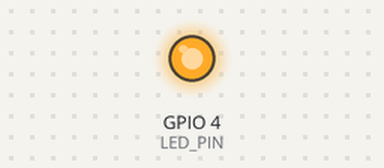
This sketch was run on a simulated ESP32. Parts: output pins drawn as LEDs (lit = HIGH). The camera gives no picture; what the sketch prints to the serial monitor is not drawn.

Above: at 0.4 s.
At 0.8 s:
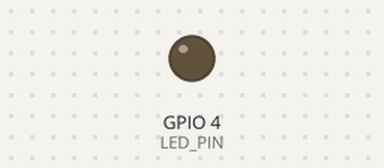
Timing chart, 0 to 2.3 s (numbered marks = the images above):
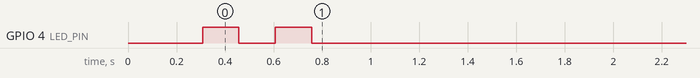

The sketch:

esp32cam.ino
```cpp
/*
 * AI 지팡이 — ESP32-CAM 카메라 서버
 *
 * 역할: 지팡이에 부착된 카메라로 사진을 찍어
 *       WiFi로 스마트폰 앱에 전송
 *
 * 하드웨어: AI-Thinker ESP32-CAM 모듈
 *   - 내장 OV2640 카메라 (2MP)
 *   - WiFi 2.4GHz
 *   - 크기: 27mm × 40mm
 *   - 가격: 약 8,000~12,000원
 *
 * 동작:
 *   1. ESP32-CAM이 WiFi 핫스팟(AP)을 만듦
 *   2. 폰이 그 WiFi에 접속
 *   3. 앱이 http://192.168.4.1/capture 호출 → JPEG 이미지 받음
 *   4. 앱에서 ML Kit로 물체 인식 → TTS 출력
 *
 * 업로드 방법:
 *   Arduino IDE → 보드: "AI Thinker ESP32-CAM"
 *   업로드 시 GPIO0을 GND에 연결 → 업로드 후 분리
 */

#include "esp_camera.h"
#include <WiFi.h>
#include "esp_http_server.h"

// ── WiFi 핫스팟 설정 ─────────────────────────────────────
#define WIFI_SSID "BlindCane_Cam"
#define WIFI_PASS "blindcane123"

// ── AI-Thinker ESP32-CAM 핀 맵 (변경 금지) ───────────────
#define PWDN_GPIO_NUM   32
#define RESET_GPIO_NUM  -1
#define XCLK_GPIO_NUM    0
#define SIOD_GPIO_NUM   26
#define SIOC_GPIO_NUM   27
#define Y9_GPIO_NUM     35
#define Y8_GPIO_NUM     34
#define Y7_GPIO_NUM     39
#define Y6_GPIO_NUM     36
#define Y5_GPIO_NUM     21
#define Y4_GPIO_NUM     19
#define Y3_GPIO_NUM     18
#define Y2_GPIO_NUM      5
#define VSYNC_GPIO_NUM  25
#define HREF_GPIO_NUM   23
#define PCLK_GPIO_NUM   22

// ── 내장 LED (플래시) ─────────────────────────────────────
#define LED_PIN          4

httpd_handle_t server = NULL;

// ── /capture 요청 처리 → 현재 프레임 JPEG 반환 ────────────
static esp_err_t capture_handler(httpd_req_t *req) {
  camera_fb_t *fb = esp_camera_fb_get();
  if (!fb) {
    httpd_resp_send_500(req);
    return ESP_FAIL;
  }

  httpd_resp_set_type(req, "image/jpeg");
  httpd_resp_set_hdr(req, "Access-Control-Allow-Origin", "*");
  esp_err_t res = httpd_resp_send(req, (const char *)fb->buf, fb->len);
  esp_camera_fb_return(fb);
  return res;
}

// ── /status 요청 처리 → 간단한 상태 확인용 ────────────────
static esp_err_t status_handler(httpd_req_t *req) {
  httpd_resp_set_type(req, "text/plain");
  httpd_resp_sendstr(req, "OK");
  return ESP_OK;
}

// ── HTTP 서버 시작 ────────────────────────────────────────
void startHTTPServer() {
  httpd_config_t config = HTTPD_DEFAULT_CONFIG();
  config.server_port = 80;

  httpd_uri_t capture_uri = {
    .uri     = "/capture",
    .method  = HTTP_GET,
    .handler = capture_handler,
    .user_ctx = NULL
  };
  httpd_uri_t status_uri = {
    .uri     = "/status",
    .method  = HTTP_GET,
    .handler = status_handler,
    .user_ctx = NULL
  };

  if (httpd_start(&server, &config) == ESP_OK) {
    httpd_register_uri_handler(server, &capture_uri);
    httpd_register_uri_handler(server, &status_uri);
    Serial.println("[HTTP] 서버 시작: http://192.168.4.1/capture");
  }
}

// ── 카메라 초기화 ─────────────────────────────────────────
bool initCamera() {
  camera_config_t config;
  config.ledc_channel  = LEDC_CHANNEL_0;
  config.ledc_timer    = LEDC_TIMER_0;
  config.pin_d0        = Y2_GPIO_NUM;
  config.pin_d1        = Y3_GPIO_NUM;
  config.pin_d2        = Y4_GPIO_NUM;
  config.pin_d3        = Y5_GPIO_NUM;
  config.pin_d4        = Y6_GPIO_NUM;
  config.pin_d5        = Y7_GPIO_NUM;
  config.pin_d6        = Y8_GPIO_NUM;
  config.pin_d7        = Y9_GPIO_NUM;
  config.pin_xclk      = XCLK_GPIO_NUM;
  config.pin_pclk      = PCLK_GPIO_NUM;
  config.pin_vsync     = VSYNC_GPIO_NUM;
  config.pin_href      = HREF_GPIO_NUM;
  config.pin_sscb_sda  = SIOD_GPIO_NUM;
  config.pin_sscb_scl  = SIOC_GPIO_NUM;
  config.pin_pwdn      = PWDN_GPIO_NUM;
  config.pin_reset     = RESET_GPIO_NUM;
  config.xclk_freq_hz  = 20000000;
  config.pixel_format  = PIXFORMAT_JPEG;
  config.frame_size    = FRAMESIZE_VGA; // 640×480 (품질 vs 속도 균형)
  config.jpeg_quality  = 12;            // 낮을수록 고화질 (10~15 권장)
  config.fb_count      = 2;

  esp_err_t err = esp_camera_init(&config);
  if (err != ESP_OK) {
    Serial.printf("[CAM] 초기화 실패: 0x%x\n", err);
    return false;
  }

  // 이미지 밝기/대비 조정 (실내 환경 최적화)
  sensor_t *s = esp_camera_sensor_get();
  s->set_brightness(s, 1);   // -2~2
  s->set_contrast(s, 1);     // -2~2
  s->set_saturation(s, 0);
  s->set_whitebal(s, 1);     // 자동 화이트밸런스
  s->set_exposure_ctrl(s, 1);// 자동 노출

  Serial.println("[CAM] 초기화 완료");
  return true;
}

// ─────────────────────────────────────────────────────────
void setup() {
  Serial.begin(115200);
  Serial.println("\n[BOOT] AI 지팡이 카메라 모듈 시작");

  pinMode(LED_PIN, OUTPUT);
  digitalWrite(LED_PIN, LOW); // 플래시 OFF

  // 카메라 초기화
  if (!initCamera()) {
    Serial.println("[ERROR] 카메라 실패 — 재시작합니다");
    delay(2000);
    ESP.restart();
  }

  // WiFi 핫스팟(AP) 시작 — 폰이 여기 접속
  WiFi.softAP(WIFI_SSID, WIFI_PASS);
  IPAddress ip = WiFi.softAPIP();
  Serial.printf("[WiFi] SSID: %s  PW: %s\n", WIFI_SSID, WIFI_PASS);
  Serial.printf("[WiFi] AP IP: %s\n", ip.toString().c_str());

  startHTTPServer();

  // 준비 완료 — LED 2번 깜빡
  for (int i = 0; i < 2; i++) {
    digitalWrite(LED_PIN, HIGH); delay(150);
    digitalWrite(LED_PIN, LOW);  delay(150);
  }
  Serial.println("[READY] 폰에서 WiFi 'BlindCane_Cam' 접속 후 앱 실행");
}

void loop() {
  delay(10);
}
```
